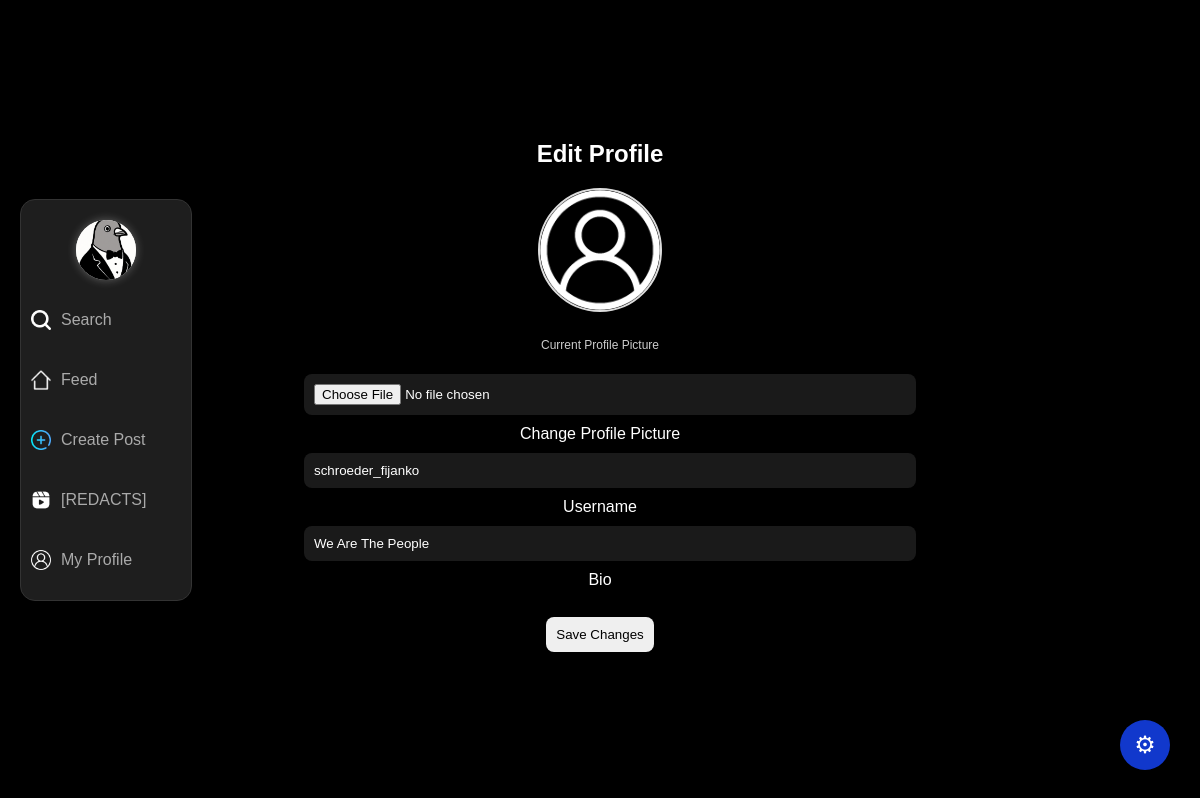
Screenshot of /edit_profile.php (signed in) with the database file from the repository.
### tables this page shows
CREATE TABLE `users` (
  `id` int(11) NOT NULL AUTO_INCREMENT,
  `username` varchar(50) NOT NULL,
  `email` varchar(100) NOT NULL,
  `password` varchar(255) NOT NULL,
  `profile_pic` varchar(255) DEFAULT 'assets/images/default.png',
  `bio` text DEFAULT '',
  `created_at` timestamp NOT NULL DEFAULT current_timestamp(),
  PRIMARY KEY (`id`),
  UNIQUE KEY `username` (`username`),
  UNIQUE KEY `email` (`email`)
);

### edit_profile.php (the view, shortened to what this page needs)
<?php
require_once 'db/db.php';
$userId = $_SESSION['user_id'];
$stmt = $conn->prepare("SELECT username, bio, profile_pic FROM users WHERE id = ?");
$stmt->bind_param("i", $userId);
$stmt->execute();
$user = $stmt->get_result()->fetch_assoc();
?>
<!DOCTYPE html>
<!DOCTYPE html>
<html>
<head>
  <link rel="stylesheet" href="assets/css/style.css">
</head>
<body>
  <?php include 'navbar.php'; ?>
  <div class="userforms-edit">
    <h2>Edit Profile</h2>
    <form method="POST" enctype="multipart/form-data" class="form-wrapper">
        <div class="input-container" style="text-align: center;">
          <img src="<?=htmlspecialchars($user['profile_pic'])?>" alt="Current Profile Picture" class="profile-preview" style="max-width: 120px; border-radius: 50%; margin-bottom: 10px;">
          <p style="color: #ccc; font-size: 12px;">Current Profile Picture</p>
        </div>
        <div class="input-container">
          <input type="file" name="profile_pic" id="profile_pic" class="form-input" accept="image/*">
          <label for="profile_pic" class="form-label">Change Profile Picture</label>
        </div>
        <div class="input-container">
          <input type="text" name="username" id="username" class="form-input" value="<?=htmlspecialchars($user['username'])?>" required>
          <label for="username" class="form-label">Username</label><br>
        </div>
        <div class="input-container">
          <input name="bio" id="bio" class="form-input" rows="4" value="<?=htmlspecialchars($user['bio'])?>"><br>
          <label for="bio" class="form-label">Bio</label>
        </div><br>
        <div class="input-container">
          <button type="submit" class="form-button">Save Changes</button>
        </div>
    </form>
  </div>
  <?php include 'settings.php'; ?>
</body>
</html>

### assets/css/style.css (style rules this page uses)
body { background-color: #000; color: #fff; font-family: 'Trebuchet MS', sans-serif; text-align: center; justify-content: center; padding-top: 120px; margin: 0; }
input, button { margin: 10px; padding: 10px; border-radius: 8px; border: none; }
input { background-color: #1a1a1a; color: #fff; width: 80%; }
.userforms-edit { top: 10vh; padding-top: 0; padding-left: 20%; padding-right: 20%; }
.input-container { width: 85%; margin: 0px auto; position: relative; }
.input-container input { width: 100%; padding-right: 2.5em; box-sizing: border-box; background-color: #1a1a1a; color: #fff; padding: 10px; border-radius: 8px; border: none; }
.profile-preview { width: 120px; height: 120px; object-fit: cover; border-radius: 50%; border: 2px solid #ddd; box-shadow: 0 0 6px rgba(0,0,0,0.3); }

### rows the page displays
users: profile_pic (placeholder picture), username "schroeder_fijanko", bio "We Are The People"
